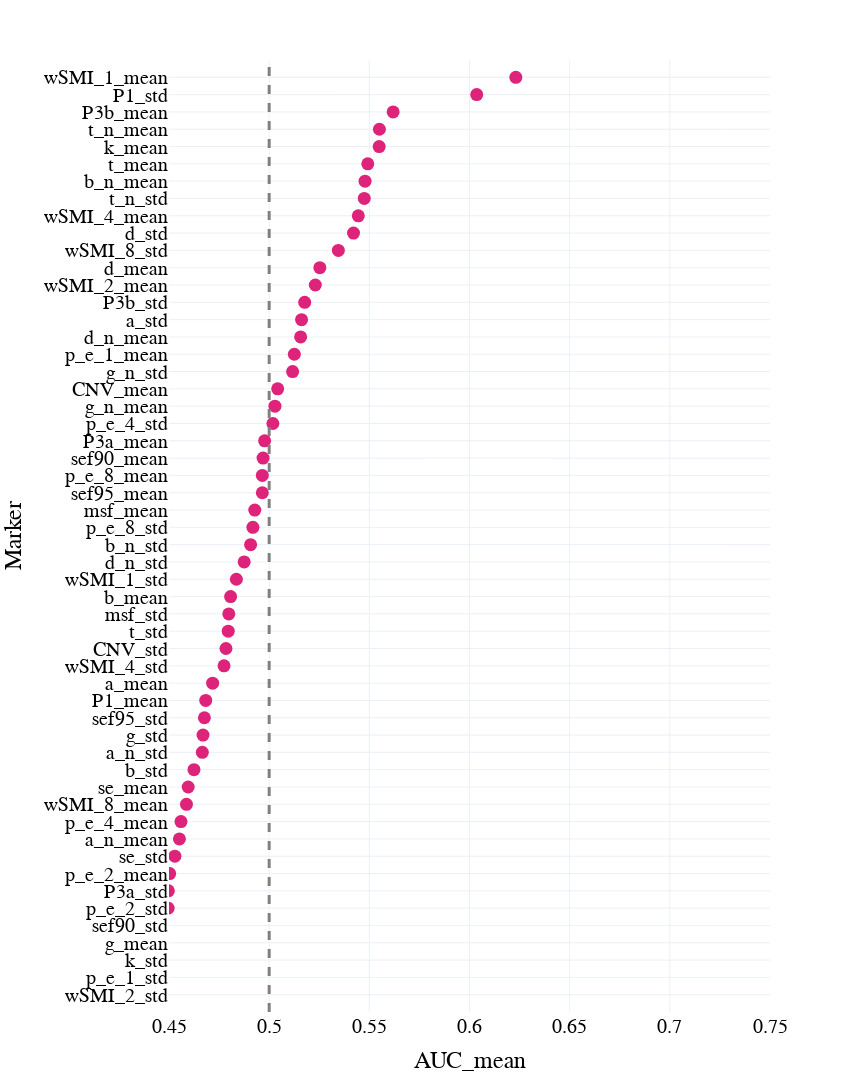

Notebook code for this chart:
### Code cell
mind_merf = pd.read_csv(os.path.join(results_path, 'univariate_merf_mind.csv'))

# segment_mw_roc = segment_mw_roc.sort_values(by = 'AUC', ascending = False).head(10).append(segment_mw_roc.sort_values(by = 'AUC', ascending = False).tail(10))

fig = px.scatter(mind_merf.sort_values(by = 'AUC_mean'),x = 'AUC_mean', y = 'Marker', template = "plotly_white", 
                
#                  color = 'significant',
                 color_discrete_sequence = [pink, green,orange, pink], 
                 
                 category_orders = {'significant': ['p > 0.05','p < 0.05 uncorrected', 'p < 0.05 FDR corrected']},
                 labels = {'AUC': 'sTUT>dTUT              sTUT<dTUT', }
                )
fig.add_vline(x=0.5, line_width=3, line_dash="dash", line_color="grey")
fig.update_traces(marker=dict(size = 13))

fig.update_layout(
    width=850,
    height=1300,
#     autosize = True, 
    template = 'plotly_white',
        font=dict(
        family="Times new roman",
        size=20,
        color="black"
    ),
    xaxis = dict(
            visible=True,
            range = [0.45,0.75], 
            tickfont = {"size": 20},
        ),
    yaxis = dict(
        tickfont = {"size": 20},
        autorange = False,    
        automargin = True,
        range = [-1,len(mind_merf)],
        dtick = 1
        ),
    showlegend=True, 

)

fig.show()

fig.write_image(os.path.join(fig_path,'univariate_merf_mind.png'))
fig.write_image(os.path.join(fig_path,'univariate_merf_mind.pdf'))
fig.write_html(os.path.join(fig_path,'univariate_merf_mind.html'))

### Figure 1 — Plotly figure (JSON) as saved in the notebook; plotly's stock layout.template omitted (floating-point values rounded to 4 significant figures)
{"data": [{"hovertemplate": "AUC_mean=%{x}<br>Marker=%{y}<extra></extra>", "legendgroup": "", "marker": {"color": "#DE237B", "size": 13, "symbol": "circle"}, "mode": "markers", "name": "", "orientation": "h", "showlegend": false, "type": "scatter", "x": [0.3855, 0.3885, 0.437, 0.4386, 0.4437, 0.4496, 0.4497, 0.4503, 0.4529, 0.4552, 0.456, 0.4587, 0.4596, 0.4625, 0.4666, 0.467, 0.4677, 0.4683, 0.4718, 0.4775, 0.4784, 0.4796, 0.4798, 0.4807, 0.4836, 0.4875, 0.4907, 0.4919, 0.4928, 0.4966, 0.4966, 0.4969, 0.4977, 0.5019, 0.5029, 0.5043, 0.5117, 0.5126, 0.5157, 0.5162, 0.5177, 0.523, 0.5253, 0.5345, 0.5421, 0.5445, 0.5475, 0.5479, 0.5492, 0.5549, 0.555, 0.5619, 0.6036, 0.6231], "xaxis": "x", "y": ["wSMI_2_std", "p_e_1_std", "k_std", "g_mean", "sef90_std", "p_e_2_std", "P3a_std", "p_e_2_mean", "se_std", "a_n_mean", "p_e_4_mean", "wSMI_8_mean", "se_mean", "b_std", "a_n_std", "g_std", "sef95_std", "P1_mean", "a_mean", "wSMI_4_std", "CNV_std", "t_std", "msf_std", "b_mean", "wSMI_1_std", "d_n_std", "b_n_std", "p_e_8_std", "msf_mean", "sef95_mean", "p_e_8_mean", "sef90_mean", "P3a_mean", "p_e_4_std", "g_n_mean", "CNV_mean", "g_n_std", "p_e_1_mean", "d_n_mean", "a_std", "P3b_std", "wSMI_2_mean", "d_mean", "wSMI_8_std", "d_std", "wSMI_4_mean", "t_n_std", "b_n_mean", "t_mean", "k_mean", "t_n_mean", "P3b_mean", "P1_std", "wSMI_1_mean"], "yaxis": "y"}], "layout": {"font": {"color": "black", "family": "Times new roman", "size": 20}, "height": 1300, "legend": {"tracegroupgap": 0}, "margin": {"t": 60}, "shapes": [{"line": {"color": "grey", "dash": "dash", "width": 3}, "type": "line", "x0": 0.5, "x1": 0.5, "xref": "x", "y0": 0, "y1": 1, "yref": "y domain"}], "showlegend": true, "width": 850, "xaxis": {"anchor": "y", "domain": [0, 1], "range": [0.45, 0.75], "tickfont": {"size": 20}, "title": {"text": "AUC_mean"}, "visible": true}, "yaxis": {"anchor": "x", "automargin": true, "autorange": false, "domain": [0, 1], "dtick": 1, "range": [-1, 54], "tickfont": {"size": 20}, "title": {"text": "Marker"}}}}
